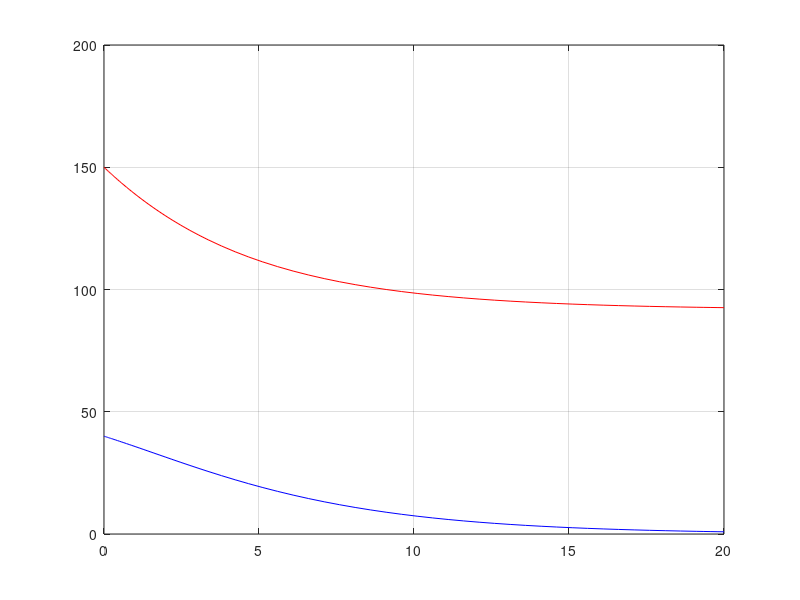

The MATLAB source for this figure:
function c_pe_epidemic
global beta gamma N;

tend=20; %end time to run the simulation
u0=[150;40]; %initial conditions as a column vector
beta=0.002; gamma=0.4;
[tsol,usol]=ode45(@rhs,[0,tend],u0);
Ssol=usol(:,1); Isol=usol(:,2);
plot(tsol,Ssol,'r'); hold on; plot(tsol,Isol,'b');
grid on;
max(usol(:,2))

function udash=rhs(t,u)
global beta gamma N;
S=u(1); I=u(2);
lambda=beta*I;
Sdash=-lambda*S;
Idash=lambda*S-gamma*I;
udash=[Sdash;Idash];
